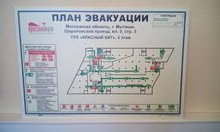
#> input picture Project/ForPerspectiveTransform/photo/10.jpg, 220 x 132 px, shrunk from 290 x 174 before the run, found by its file name; its folder holds 3 pictures in this run
$ jupyter execute 'PTDraft_lines_to_segments copy.ipynb'
#> lines starting #> are read from the running program, lines starting #| are printed output that depends on the picture; after the words box and inside, x2 and y2 are one past the last pixel; in counts of white or black regions, pixels touching at a corner belong together
### Project/Draft/PreProcess.py
import cv2 as cv
import numpy as np
import matplotlib.pyplot as plt
import imgShow as disp

'''
Algorithm:

1. BGR -> GRAY
2. Gaussian Blurr with (21, 21) and 2, seems to be better.
3. Gaussian Adaptive with 5 and 2, seems to be better so far.
4. Edge finding with Laplacian
5. Dilation with MORPH_RECT (3, 3) and iterations=2.

'''

# [100 lines left out: functions PreProcess, clear, clearVoid, not called in this run]

### Project/Draft/imgShow.py
import cv2 as cv
import numpy as np
import matplotlib.pyplot as plt

# [5 lines left out: function imgShow, not called in this run]

### Project/PerspectiveTransfom/ipynbs/13/PTDraft_lines_to_segments copy.ipynb
[cell 1]
'''

This notebook follows the PTDraft_with_4Segments_to_lines.ipynb notebook.

'''

[cell 2]
import importlib
import numpy as np
import matplotlib.pyplot as plt
import cv2 as cv
from collections import defaultdict
from collections import deque
import imgShow as disp
import GrayWorld as gw
import PreProcess as prep
import time
from copy import deepcopy
from tqdm import tqdm
import multiprocessing
import IPython as IP
import HoughLines as hl
from itertools import islice

for i in [disp, gw, prep, hl]:
    importlib.reload(i)

[cell 3]
a=1
b=a+1
IMAGE_list=[1, 2, 3, 4, 5, 6, 7, 8, 9, 10, 11, 12, 13, 14, 15, 16, 17, 18, 19, 20, 21, 22, 23, 24, 25, 26, 27, 28, 29]
exclude=[2, 3, 4, 5, 24, 19, 23, 27, 1, 6, 7, 8, 29, 20, 22, 25, 21, 17, 18, 26, 16, 28, 15, 9, 12]
for i in exclude:
    IMAGE_list.pop(IMAGE_list.index(i))
b=30
store=[]
print (IMAGE_list)
print (len(IMAGE_list))

[cell 4]
store

[cell 5]
for IMAGE in IMAGE_list:
    cont=False

    try:
        path=f"../ForPerspectiveTransform/{IMAGE}.jpg"
        img=cv.imread(path)
#> img is the input picture: shape (132, 220, 3); mean B, G, R 164.7, 165.1, 165.7
        original=cv.imread(path)
        gray=cv.cvtColor (original, cv.COLOR_BGR2GRAY)
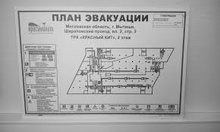
#> gray: shape (132, 220); min 9, max 234, mean 165.2
        prepped=prep.PreProcess(gray, edge=['canny', 50, 200, None, 3], dilate=[1])
#> in PreProcess, `img=cv.GaussianBlur (img, blur[0], blur[1])`:
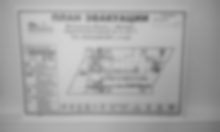
#> img: shape (132, 220); min 100, max 211, mean 165.2
#> in PreProcess, `img=cv.adaptiveThreshold(img, 255, cv.ADAPTIVE_THRESH_GAUSSIAN_C, cv.T..`:
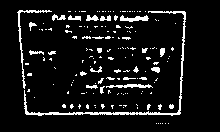
#> img: shape (132, 220); 8.1% white in thin lines or dots, all inside (x1, y1, x2, y2) = (17, 10, 186, 124)
        kernel=cv.getStructuringElement (cv.MORPH_RECT, ksize=(3, 3))
        prepped=cv.morphologyEx(prepped, cv.MORPH_OPEN, kernel=kernel, iterations=1)
        # disp.imgShow(prepped, title='Closed image')
        imglin, lines=hl.HoughLinesP(prepped, original.copy(), args=[1, np.pi/180, 100, 100, 1])
        qlines=hl.distLines (lines, prepped.shape)
        # angles, anglesPerLine = hl.findAngles (lines, tol=10)
        qangles, qanglesPerLine=[], []
        for i in range (4):
            j, k=hl.findAngles(qlines[i], tol=10)
            qangles.append(j)
            qanglesPerLine.append(k)
        qfirst=hl.getMax(list(qangles[0].values()), n=100)
        qsecond=hl.getMax(list(qangles[1].values()), n=100)
        qthird=hl.getMax(list(qangles[2].values()), n=100)
        qfourth=hl.getMax(list(qangles[3].values()), n=100)
        fp=[[], [], [], []]
        c=0

        for i in [qfirst, qsecond, qthird, qfourth]:
            print (i)
            ver, hor=hl.splitVH(i)
            print (ver, hor)
            for j in hl.makeAvg([ver, hor], weights='linear', power=10):
                print (j)
                if list(j.items())[0][0] is None or list(j.items())[0][1] is None:
                    store.append(f"Image {IMAGE} gave error")
                    cont=False
                    if cont:
                        break
                fp[c].append(j)
            if cont:
                break
            c+=1
            print ("\n")
        if cont:
            continue
        temp=hl.makeTemplate(fp)
        p=hl.makePoint(temp, prepped, line=False)
        print (p)
        pp=np.int32(p)
        dst=hl.makeTrans(pp, cv.imread(path))
        predst=prep.PreProcess(dst, gray=False)
        cut=prep.clearVoid(dst, predst)
        cv.imwrite(f"../ToPerspectiveTransform/{IMAGE}.jpg", cut)
        IP.display.clear_output(True)

    except:
        store.append(f"Image {IMAGE} gave error")
